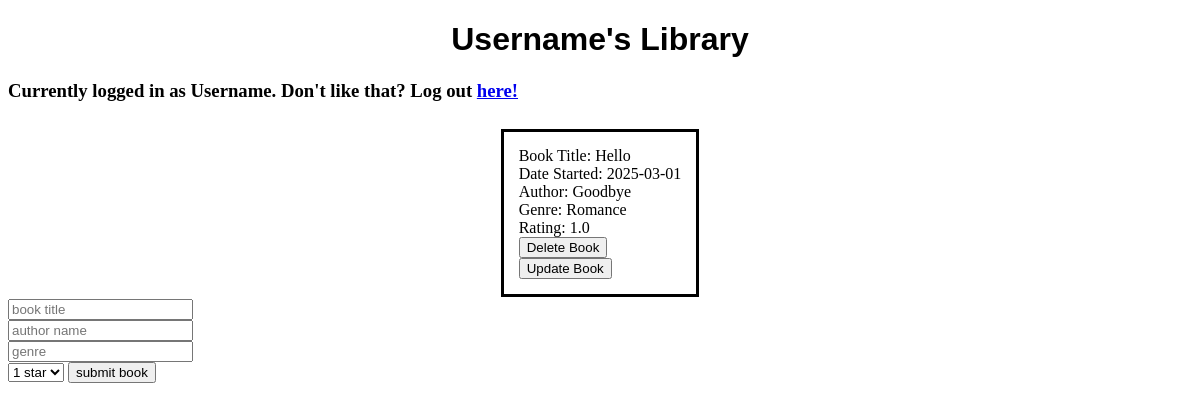
Before: /home (signed in) with the older database file.
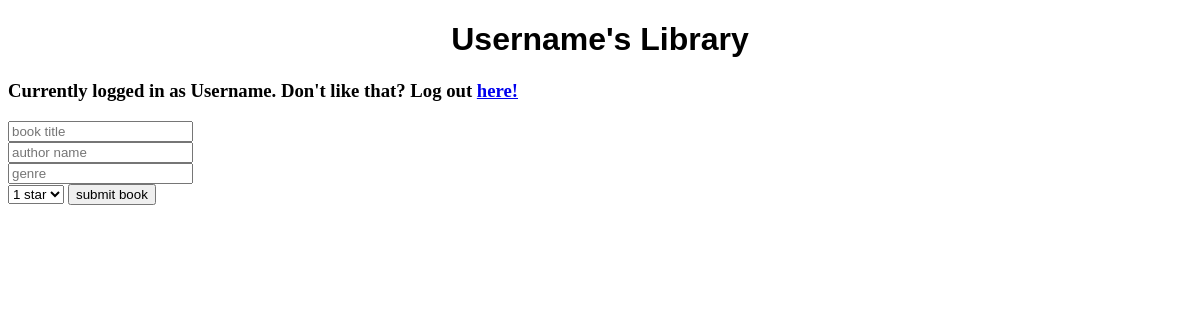
After: the same page with the newer database file.
### app.py (models this page shows, shortened)
class User(db.Model, UserMixin):
    __tablename__ = 'user'
    id = db.Column(db.Integer, primary_key=True)
    user_name = db.Column(db.String(20), nullable=False)
    password = db.Column(db.String(30), nullable=False)
    bookshelf = db.relationship('Book', backref='User', lazy='dynamic')

class Book(db.Model):
    id = db.Column(db.Integer, primary_key=True)
    title = db.Column(db.String(100), nullable=False)
    author = db.Column(db.String(100), nullable=False, default="")
    genre = db.Column(db.String(100), nullable=True, default="")
    date_created = db.Column(db.DateTime, default= lambda : datetime.now(timezone.utc))
    owner_id = db.Column(db.Integer, db.ForeignKey('user.id'), nullable=False)
    rating = db.Column(db.Double, nullable=False)
    __table_args__ = (
        db.CheckConstraint('rating BETWEEN 1 AND 5', name='rating_range'),
    )

### app.py (the view)
@app.route('/home', methods=['GET', 'POST'])
def index():
    if request.method == 'POST':
        book_title = request.form.get('book')
        book_author = request.form.get('author')
        book_genre = request.form.get('genre')
        book_rating = request.form.get('rating')
        owner_id= current_user.id
        username = User.query.filter_by(id=owner_id).first().user_name
        new_book = Book(title=book_title, author=book_author, genre=book_genre, rating=book_rating, owner_id=owner_id)
        try:
            db.session.add(new_book)
            db.session.commit()
            Books = Book.query.order_by(Book.date_created).all()
            return redirect(url_for('index'))
        except Exception as e:
            return f'{str(e)}'
    else:
        owner_id= current_user.id
        username = User.query.filter_by(id=owner_id).first().user_name
        Books = Book.query.order_by(Book.date_created).all()
        return render_template('index.html',   packed=zip(Books, numbers), username=username)

### app.py (called while the page is built)
@login_manager.user_loader
def load_user(user_id):
    return User.query.get(int(user_id))

### templates/index.html (shortened to what this page needs)
{% extends 'base.html'%}
{% block body %}
<div class="content">
    <h1>{{ username }}'s Library</h1>
    <h3>Currently logged in as {{ username }}. Don't like that? Log out <a href="{{url_for('logout')}}">here!</a> </h3>
    <div class="book-table">
        <table>
            {% set count = 0 %}
            <tr>
            <tr>
            <tr>
                    {% for book, number in packed: %}
                        {%if (book.id-1) % 3 == 0 %}
                            </tr> <tr>
                        {%endif%}
                        <td> Book Title: {{ book.title }} <br>
                             Date Started: {{ book.date_created.date() }} <br>
                             Author: {{ book.author }} <br>
                             Genre: {{ book.genre }} <br>
                             Rating: {{ book.rating }} <br>
                            <form action="/delete/{{book.id}}" method="POST" style="display:inline;">
                                <button type="submit">
                                    Delete Book
                                </button>
                            </form>
                            <form action="/add-notes/{{book.id}}">
                                <button type="submit">
                                    Update Book
                                </button>
                            </form>
                        </td>
                    {% endfor %}
            </tr>
        </table>
    </div>
    <div class="form">
        <form method="POST">
            <input type="text"  placeholder="book title"  name="book" required> <br>
            <input type="text" placeholder="author name" name="author" required> <br>
            <input type="text"  placeholder="genre"  name="genre" required> <br>
            <select name="rating">
                <option value="1">1 star</option>
            </select>
            <button type="submit"> submit book </button>
        </form>
    </div>
</div>
{% endblock %}

### templates/base.html (shortened to what this page needs)
<!DOCTYPE html>
<html lang="en">
<head>
    <link rel="stylesheet" type="text/css" href="{{url_for('static', filename='css/style.css')}}">
</head>
<body>
    {% block body %}{% endblock %}
</body>
</html>

### static/css/style.css (style rules this page uses)
h1 { font-family: Arial, Helvetica, sans-serif; text-align: center; }

Changed rows visible on the page:
removed Book: title "Hello", date_created "2025-03-01", author "Goodbye", genre "Romance", rating "1.0"
